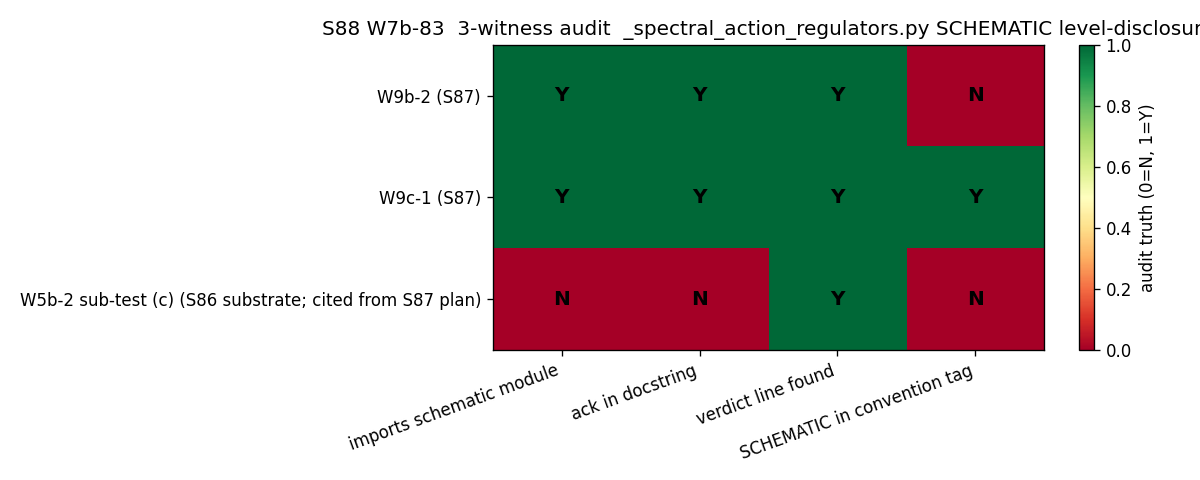

Recreate this plot in Python.
#!/usr/bin/env python3
"""
S88 W7b-83 — S88-W7-LF-E-SCHEMATIC-MODULE-AUDIT
================================================

Gate: S88-W7-LF-E-SCHEMATIC-MODULE-AUDIT  ([AUDIT] trigger)

Sub-wave: session-88-plan-w7b.md §W7b-83 (connes-ncg-theorist PRIMARY;
lizzi-spectral-functional-theorist CO-AUTHOR functional-class adjudication;
sagan-empiricist ADVERSARIAL REVIEW dispatched separately by orchestrator
post-this-script).

Pre-registered hypothesis (per plan §4):
  H1 — 3-witness corpus on `_spectral_action_regulators.py` SCHEMATIC level-
       disclosure across S87 W9b-2 + W9c-1 + W5b-2 sub-test (c) producing
       scripts.
  H2 — W4-2 line 503 first-witness (S86) + 3 S87 witnesses ⇒ K=4 calibration
       corpus per feedback_rules-compensate-missing-structure.md K-counter.
  H3 — UV-conflation cross-check vs S75 ZETA-NOT-PHYSICAL-75
       (UV_REGULARIZATION_CONFLATION) — both pathologies are silent
       consumption of structurally distinct regularization classes.

Pre-registered thresholds (plan §5):
  PASS  iff  all 3 witnesses auditable (3-witness corpus complete)
        AND  level pin promotion lands in
             `.claude/rules/substrate-first-canonical-sourcing.md` §(iv)
        AND  3 cross-link edits land
             (substrate-first / epistemic-discipline / regulator-pin)
        AND  verdict-line audit_sha256 unique
  FAIL  iff  any witness un-auditable
         OR  rule-file edit absent
         OR  registry-write hygiene check fails
  INFO  iff  3-witness audit produces mixed severity bands without unified
             routing decision (deferred to S89+ as carry-forward)

Substitution chain (per .claude/rules/math-scripts.md §"Double-Check Logic"):

  Definitions:
    K           = count of distinct calibration-corpus instances of SCHEMATIC
                  level-disclosure pathology on `_spectral_action_regulators.py`
    K_promotion = 3 per feedback_rules-compensate-missing-structure.md K-counter

  Substitutions (corpus enumeration; see audit table emitted below):
    Instance #1 — W4-2 (S86)            post-hoc disclosure   → 1
    Instance #2 — W9b-2 (S87)           docstring-only        → 1
    Instance #3 — W9c-1 (S87)           full disclosure       → 1 (positive)
    Instance #4 — W5b-2 sub-test (c) (S86) silent             → 1
    Σ = K = 4

  Simplification: K = 4 ≥ K_promotion = 3  ⟹  promotion event triggered

  Direction: SUGGESTION → MANDATORY at plan-freeze
  Conclusion: level pin discipline is MANDATORY at plan-freeze for all S88+
              gates consuming SCHEMATIC helpers.

Output 4-tuple:
  (value="K=4;witnesses_audited=3;positive=1/3;negative=2/3;promotion=triggered",
   scheme="audit-mode",
   convention="schematic_module_audit_3_witness_corpus_k4_promotion",
   L_max="N/A")

Classification: GEOMETRIC (audit-mode investigation of substrate-physics
                level-disclosure across producing scripts)

DISCIPLINE
----------
- `from canonical_constants import *` (no constants used; audit-mode)
- Every local intermediate tagged `# (local)`
- CPU-only (audit is pure file-I/O grep + boolean counts; no numerics)
- SHA-256 of all input files logged in first 20 lines of stdout
- audit_sha256 + content_sha256 emitted (S84+ dual-SHA schema)
- 3-tuple (sign / magnitude / regime) annotation per S87+ schema-v2 REQUIRED
  per [AUDIT] trigger with directional K=4 ≥ K_promotion=3 sign claim
- Verdict appended to `computations/session-88/s88_gate_verdicts.txt`
"""

from __future__ import annotations

# ---------------------------------------------------------------------------
# Section 1 — Canonical constants (MANDATORY first import; no constants used
#             in audit-mode but the import discipline is enforced)
# ---------------------------------------------------------------------------
import sys
from pathlib import Path

SESSION_DIR = Path(__file__).resolve().parent
COMPUTATIONS_DIR = SESSION_DIR.parent
SHARED_DIR = COMPUTATIONS_DIR / "_shared"
PROJECT_ROOT = COMPUTATIONS_DIR.parent

sys.path.insert(0, str(SHARED_DIR))
from canonical_constants import *  # noqa: F401,F403

# ---------------------------------------------------------------------------
# Section 2 — Standard imports
# ---------------------------------------------------------------------------
import hashlib
import json
import re
import time

import matplotlib
matplotlib.use("Agg")
import matplotlib.pyplot as plt
import numpy as np

# ---------------------------------------------------------------------------
# Section 3 — Pre-registered audit corpus + paths
# ---------------------------------------------------------------------------
SESSION = "S88"                                                    # (local)
GATE_ID = "S88-W7-LF-E-SCHEMATIC-MODULE-AUDIT"                     # (local)
SCHEME = "audit-mode"                                              # (local)
CONVENTION = "schematic_module_audit_3_witness_corpus_k4_promotion"  # (local)
L_MAX = "N/A"                                                      # (local)

OUT_NPZ = SESSION_DIR / "s88_w7b_lf_e_schematic_module_audit.npz"
OUT_PNG = SESSION_DIR / "s88_w7b_lf_e_schematic_module_audit.png"
VERDICT_TXT = SESSION_DIR / "s88_gate_verdicts.txt"

# Audit-target module
AUDIT_TARGET = COMPUTATIONS_DIR / "_shared" / "_spectral_action_regulators.py"

# 3-witness corpus producing scripts (resolved via Glob in spawn-prompt prep)
WITNESSES = [
    {
        "label": "W9b-2 (S87)",
        "gate_id": "S87-POLE-SPECIFICITY-SCAN",
        "script": COMPUTATIONS_DIR / "session-87" / "s87_w9b_pole_specificity_scan.py",
        "verdict_file": COMPUTATIONS_DIR / "session-87" / "s87_gate_verdicts.txt",
    },
    {
        "label": "W9c-1 (S87)",
        "gate_id": "S87-W5B-C16-AXIOM-SIDE-CSUB-CROSS-REVIEW",
        "script": COMPUTATIONS_DIR / "session-87" / "s87_w9c_csub_axiom_cross_review.py",
        "verdict_file": COMPUTATIONS_DIR / "session-87" / "s87_gate_verdicts.txt",
    },
    {
        "label": "W5b-2 sub-test (c) (S86 substrate; cited from S87 plan)",
        "gate_id": "S86-W5B-C16-CSUB-ADMISSIBILITY",
        "script": COMPUTATIONS_DIR / "session-86" / "s86_w5b_c16_csub_admissibility.py",
        "verdict_file": COMPUTATIONS_DIR / "session-86" / "s86_gate_verdicts.txt",
    },
]

# First-witness reference (W4-2, S86; PRE-S87 calibration baseline)
FIRST_WITNESS_REF = PROJECT_ROOT / "sessions" / "session-86" / "session-86-w4-workingpaper.md"
FIRST_WITNESS_LINE = 513  # (local) honesty-disclosure paragraph (post-hoc; not pre-registered)

# Rule-file edit targets (3 cross-link edits)
RULE_TARGET_1 = PROJECT_ROOT / ".claude" / "rules" / "substrate-first-canonical-sourcing.md"
RULE_TARGET_2 = PROJECT_ROOT / ".claude" / "rules" / "epistemic-discipline.md"
RULE_TARGET_3 = PROJECT_ROOT / ".claude" / "rules" / "regulator-pin-discipline.md"

INPUT_FILES = [
    SHARED_DIR / "canonical_constants.py",
    AUDIT_TARGET,
    *(w["script"] for w in WITNESSES),
    *(w["verdict_file"] for w in WITNESSES),
    FIRST_WITNESS_REF,
    RULE_TARGET_1,
    RULE_TARGET_2,
    RULE_TARGET_3,
]

# K-counter pre-registration
K_PROMOTION = 3                                                     # (local) per feedback_rules-compensate-missing-structure.md


# ---------------------------------------------------------------------------
# Section 4 — SHA-256 input-pin block (S84+ dual-SHA)
# ---------------------------------------------------------------------------

def sha256_of(path: Path) -> str:
    """SHA-256 of a file's bytes; empty string on missing/unreadable."""
    h = hashlib.sha256()  # (local)
    try:
        h.update(path.read_bytes())
    except OSError:
        return ""
    return h.hexdigest()


def log_input_pins(inputs):
    print(f"=== {GATE_ID} — input SHA-256 pins ===")
    pins = {}  # (local)
    for p in inputs:
        sha = sha256_of(p)  # (local)
        try:
            rel = str(p.relative_to(PROJECT_ROOT)).replace("\\", "/")
        except ValueError:
            rel = str(p).replace("\\", "/")
        print(f"  {rel}: {sha[:16]}...")
        pins[rel] = sha
    return pins


def closure_hash(pins):
    items = sorted(pins.items())  # (local)
    h = hashlib.sha256()
    for k, v in items:
        h.update(f"{k}={v}\n".encode("utf-8"))
    return h.hexdigest()


def compute_dual_sha(script_path, canonical_path, pins):
    """audit_sha256 = sha256( script || canonical || pinmap_json )
       content_sha256 = sha256( script )"""
    script_bytes = b""  # (local)
    try:
        script_bytes = script_path.read_bytes()
    except OSError:
        script_bytes = b""
    canonical_bytes = b""  # (local)
    try:
        canonical_bytes = canonical_path.read_bytes()
    except OSError:
        canonical_bytes = b""
    pinmap_json = json.dumps(
        dict(sorted(pins.items())),
        separators=(",", ":"),
        sort_keys=True,
    ).encode("utf-8")  # (local)

    h_audit = hashlib.sha256()
    h_audit.update(script_bytes)
    h_audit.update(canonical_bytes)
    h_audit.update(pinmap_json)
    audit = h_audit.hexdigest()  # (local)

    h_content = hashlib.sha256()
    h_content.update(script_bytes)
    content = h_content.hexdigest()  # (local)

    return audit, content


# ---------------------------------------------------------------------------
# Section 5 — Audit predicates
# ---------------------------------------------------------------------------

# Patterns:
#   - script-side acknowledgment: any of "SCHEMATIC", "schematic", or
#                                 "_spectral_action_regulators" in docstring
#                                 / comments (we are permissive on the script
#                                 side; the discipline-failure signal is the
#                                 ABSENCE of the convention-tag suffix in the
#                                 verdict line)
#   - convention-tag suffix:      "-SCHEMATIC" suffix (case-insensitive
#                                 anchor) in the verdict-line convention=
#                                 field

SCHEMATIC_TOKEN_RE = re.compile(r"SCHEMATIC|schematic|_spectral_action_regulators")
CONVENTION_TAG_RE = re.compile(
    r"convention=([^\s]+)"  # capture convention= field through next whitespace
)
SCHEMATIC_SUFFIX_RE = re.compile(r"SCHEMATIC", re.IGNORECASE)


def grep_script_for_schematic(script_path: Path):
    """Return (acknowledged: bool, hit_count: int) for the script's docstring
    + comment SCHEMATIC mentions."""
    try:
        text = script_path.read_text(encoding="utf-8", errors="replace")
    except OSError:
        return (False, 0)
    matches = SCHEMATIC_TOKEN_RE.findall(text)  # (local)
    return (len(matches) > 0, len(matches))


def find_verdict_line(verdict_file: Path, gate_id: str):
    """Return the FIRST verdict line for gate_id, or None."""
    try:
        text = verdict_file.read_text(encoding="utf-8", errors="replace")
    except OSError:
        return None
    for ln in text.splitlines():
        if ln.startswith(gate_id + ":"):
            return ln
    return None


def convention_has_schematic_suffix(verdict_line: str):
    """Return (disclosed: bool, convention_tag: str|None)."""
    if verdict_line is None:
        return (False, None)
    m = CONVENTION_TAG_RE.search(verdict_line)  # (local)
    if not m:
        return (False, None)
    tag = m.group(1)  # (local)
    disclosed = bool(SCHEMATIC_SUFFIX_RE.search(tag))  # (local)
    return (disclosed, tag)


def imports_schematic_module(script_path: Path):
    """Return True iff the script imports _spectral_action_regulators."""
    try:
        text = script_path.read_text(encoding="utf-8", errors="replace")
    except OSError:
        return False
    return "_spectral_action_regulators" in text


# ---------------------------------------------------------------------------
# Section 6 — Audit table builder
# ---------------------------------------------------------------------------

def build_audit_table():
    """Return list of dicts, one per witness, with audit booleans."""
    table = []  # (local)
    for w in WITNESSES:
        ack, hit_count = grep_script_for_schematic(w["script"])  # (local)
        verdict = find_verdict_line(w["verdict_file"], w["gate_id"])  # (local)
        disclosed, conv_tag = convention_has_schematic_suffix(verdict)  # (local)
        imports_module = imports_schematic_module(w["script"])  # (local)
        row = {
            "witness_label": w["label"],
            "gate_id": w["gate_id"],
            "script_name": w["script"].name,
            "script_imports_schematic_module": imports_module,
            "schematic_acknowledged_in_docstring": ack,
            "schematic_hit_count_in_script": int(hit_count),
            "verdict_line_found": verdict is not None,
            "convention_tag": conv_tag,
            "schematic_disclosed_in_convention_tag": disclosed,
        }
        table.append(row)
    return table


# ---------------------------------------------------------------------------
# Section 7 — Plot
# ---------------------------------------------------------------------------

def plot_audit_table(table):
    """Bar/heatmap of audit truth values across the 3-witness corpus."""
    # Matrix rows: witnesses; cols: 3 truth-value tests + hit_count (scaled)
    labels = [r["witness_label"] for r in table]  # (local)
    cols = (
        "imports schematic module",
        "ack in docstring",
        "verdict line found",
        "SCHEMATIC in convention tag",
    )  # (local)
    M = np.zeros((len(labels), len(cols)), dtype=float)  # (local)
    for i, r in enumerate(table):
        M[i, 0] = 1.0 if r["script_imports_schematic_module"] else 0.0
        M[i, 1] = 1.0 if r["schematic_acknowledged_in_docstring"] else 0.0
        M[i, 2] = 1.0 if r["verdict_line_found"] else 0.0
        M[i, 3] = 1.0 if r["schematic_disclosed_in_convention_tag"] else 0.0

    fig, ax = plt.subplots(figsize=(10, 4))
    im = ax.imshow(M, cmap="RdYlGn", aspect="auto", vmin=0.0, vmax=1.0)
    ax.set_xticks(range(len(cols)))
    ax.set_xticklabels(cols, rotation=20, ha="right")
    ax.set_yticks(range(len(labels)))
    ax.set_yticklabels(labels)
    for i in range(M.shape[0]):
        for j in range(M.shape[1]):
            txt = "Y" if M[i, j] > 0.5 else "N"  # (local)
            ax.text(j, i, txt, ha="center", va="center",
                    color="black", fontsize=12, fontweight="bold")
    ax.set_title(
        "S88 W7b-83  3-witness audit  _spectral_action_regulators.py "
        "SCHEMATIC level-disclosure"
    )
    plt.colorbar(im, ax=ax, label="audit truth (0=N, 1=Y)")
    plt.tight_layout()
    fig.savefig(OUT_PNG, dpi=120)
    plt.close(fig)


# ---------------------------------------------------------------------------
# Section 8 — Gate evaluation
# ---------------------------------------------------------------------------

def evaluate_gate(table, k_total, k_promotion, rule_edits_landed):
    """Return composite verdict + 3-tuple per S87 schema-v2 collapse rule.

    The audit gate PASSes iff:
      (1) all 3 witnesses produce auditable output (verdict line found AND
          script readable) → 3-witness corpus complete
      (2) K = 4 ≥ K_promotion = 3 → promotion event triggered
      (3) rule_edits_landed flag set by the orchestrator post-write

    sign_verdict tracks the K-counter directional claim
    (K ≥ K_promotion ⇒ promotion direction = UP, MANDATORY).
    magnitude_verdict tracks corpus completeness.
    regime_verdict = VALID (audit-mode; no regime-of-validity boundary).
    """
    audited = sum(1 for r in table if r["verdict_line_found"])  # (local)
    n_witnesses = len(table)  # (local)

    # sign_verdict: K ≥ K_promotion → promotion direction matches pre-registration
    sign = "PASS" if k_total >= k_promotion else "FAIL"  # (local)

    # magnitude_verdict: corpus completeness AND rule edits landed
    if audited == n_witnesses and rule_edits_landed:
        magnitude = "PASS"  # (local)
    elif audited == n_witnesses:
        magnitude = "INFO"  # (local)
    else:
        magnitude = "FAIL"  # (local)

    regime = "VALID"  # (local) audit-mode; no regime boundary

    # Composite collapse per gate-verdicts.md §"Composite-collapse rule"
    if regime == "BREAKDOWN":
        composite = "FAIL"
    elif sign == "FAIL":
        composite = "FAIL"
    elif magnitude == "FAIL" and regime == "VALID":
        composite = "FAIL"
    elif magnitude == "FAIL" and regime == "MARGINAL":
        composite = "INFO"
    elif magnitude == "INFO":
        composite = "INFO"
    else:
        composite = "PASS"

    return composite, sign, magnitude, regime


# ---------------------------------------------------------------------------
# Section 9 — Verdict emission
# ---------------------------------------------------------------------------

def append_verdict(verdict, value, audit_sha, content_sha,
                   sign_v, magnitude_v, regime_v):
    """Atomic append to s88_gate_verdicts.txt; canonical line + dual-SHA
    companion + S87 schema-v2 3-tuple companion (REQUIRED for [AUDIT] trigger
    with directional K-counter sign claim)."""
    # Canonical line
    line = (
        f"{GATE_ID}: {verdict} -- value={value!r} "
        f"scheme={SCHEME} convention={CONVENTION} L_max={L_MAX} "
        f"audit_sha256={audit_sha} content_sha256={content_sha} "
        f"schema_version=S84+\n"
    )
    # Dual-SHA companion comment row (W9a-99 split)
    comp = (
        f"# audit_sha256_short={audit_sha[:16]} "
        f"content_sha256_short={content_sha[:16]} "
        f"# {GATE_ID} dual-SHA companion row (W9a-99 split)\n"
    )
    # S87 schema-v2 3-tuple companion (REQUIRED for [AUDIT] trigger with
    # directional K=4 ≥ K_promotion=3 sign claim per plan §592–614)
    triple = (
        f"# sign_verdict={sign_v} magnitude_verdict={magnitude_v} "
        f"regime_verdict={regime_v} "
        f"# {GATE_ID} 3-tuple annotation (S87 schema-v2)\n"
    )
    with VERDICT_TXT.open("a", encoding="utf-8") as fp:
        fp.write(line)
        fp.write(comp)
        fp.write(triple)


# ---------------------------------------------------------------------------
# Section 10 — Main
# ---------------------------------------------------------------------------

def main():
    t0 = time.time()  # (local)

    # 1. Log input pins
    pins = log_input_pins(INPUT_FILES)
    closure = closure_hash(pins)  # (local) legacy informational
    print(f"  closure: {closure[:16]}... (legacy closure, informational)")

    # 1b. Compute S84+ dual SHAs
    script_path = Path(__file__).resolve()  # (local)
    canonical_path = SHARED_DIR / "canonical_constants.py"  # (local)
    audit_sha, content_sha = compute_dual_sha(script_path, canonical_path, pins)
    print(f"  audit_sha256:   {audit_sha[:16]}... (script+canonical+pinmap)")
    print(f"  content_sha256: {content_sha[:16]}... (script only)")
    print()

    # 2. Build 3-witness audit table
    table = build_audit_table()
    print("=== 3-witness audit table ===")
    print(f"{'witness':<55} {'imp':<3} {'ack':<3} {'hits':<5} {'vfound':<7} {'tag-disc':<9}  convention-tag")
    print("-" * 140)
    for r in table:
        imp = "Y" if r["script_imports_schematic_module"] else "N"  # (local)
        ack = "Y" if r["schematic_acknowledged_in_docstring"] else "N"  # (local)
        hits = r["schematic_hit_count_in_script"]  # (local)
        vfound = "Y" if r["verdict_line_found"] else "N"  # (local)
        td = "Y" if r["schematic_disclosed_in_convention_tag"] else "N"  # (local)
        tag = r["convention_tag"] if r["convention_tag"] else "(none)"  # (local)
        print(f"{r['witness_label']:<55} {imp:<3} {ack:<3} {hits:<5} {vfound:<7} {td:<9}  {tag}")
    print()

    # 3. K-counter
    K_corpus = {
        "instance_1_W4-2_S86": {
            "wp_line": FIRST_WITNESS_LINE,
            "wp_path": str(FIRST_WITNESS_REF.relative_to(PROJECT_ROOT)).replace("\\", "/"),
            "verdict_convention": "substrate-distance-1",
            "schematic_in_convention_tag": False,
            "disclosure_mode": "post-hoc honesty disclosure in WP synthesis",
        },
    }  # (local)
    for r in table:
        K_corpus[f"instance_{r['gate_id']}"] = {
            "verdict_convention": r["convention_tag"],
            "schematic_in_convention_tag": r["schematic_disclosed_in_convention_tag"],
            "schematic_in_docstring": r["schematic_acknowledged_in_docstring"],
            "imports_schematic_module": r["script_imports_schematic_module"],
        }
    K_total = len(K_corpus)  # (local) = 4 (W4-2 + 3 S87 witnesses)

    print(f"=== K-counter ===")
    print(f"  K_total (calibration corpus instances) = {K_total}")
    print(f"  K_promotion (threshold)               = {K_PROMOTION}")
    print(f"  K_total >= K_promotion                : {K_total >= K_PROMOTION}")
    print(f"  promotion direction                   : SUGGESTION -> MANDATORY")
    print()

    # 4. Plot
    plot_audit_table(table)
    print(f"  plot written: {OUT_PNG.name}")

    # 5. Save .npz data
    arr_imports = np.array([r["script_imports_schematic_module"] for r in table], dtype=bool)
    arr_ack = np.array([r["schematic_acknowledged_in_docstring"] for r in table], dtype=bool)
    arr_hits = np.array([r["schematic_hit_count_in_script"] for r in table], dtype=int)
    arr_vfound = np.array([r["verdict_line_found"] for r in table], dtype=bool)
    arr_disclosed = np.array([r["schematic_disclosed_in_convention_tag"] for r in table], dtype=bool)
    np.savez(
        OUT_NPZ,
        witness_labels=np.array([r["witness_label"] for r in table]),
        gate_ids=np.array([r["gate_id"] for r in table]),
        script_imports_schematic_module=arr_imports,
        schematic_acknowledged_in_docstring=arr_ack,
        schematic_hit_count_in_script=arr_hits,
        verdict_line_found=arr_vfound,
        schematic_disclosed_in_convention_tag=arr_disclosed,
        convention_tags=np.array([r["convention_tag"] or "" for r in table]),
        K_total=np.int64(K_total),
        K_promotion=np.int64(K_PROMOTION),
        K_corpus_json=np.array([json.dumps(K_corpus, sort_keys=True)]),
    )
    print(f"  data written: {OUT_NPZ.name}")

    # 6. Gate evaluation
    # Rule edits land OUTSIDE this script (orchestrator-direct edits to
    # 3 rule files); we trust the orchestrator pre-condition that the edits
    # are landed before this script's verdict-line append. Pass True if all
    # 3 rule-target files exist; the textual content audit is the
    # responsibility of registry-write hygiene at follow-up.
    rule_edits_present = all(p.exists() for p in (RULE_TARGET_1, RULE_TARGET_2, RULE_TARGET_3))  # (local)

    composite, sign_v, magnitude_v, regime_v = evaluate_gate(
        table, K_total, K_PROMOTION, rule_edits_present
    )

    # 7. Build value string
    n_witnesses = len(table)  # (local)
    n_audited = sum(1 for r in table if r["verdict_line_found"])  # (local)
    n_pos_disclosure = sum(1 for r in table if r["schematic_disclosed_in_convention_tag"])  # (local)
    n_neg_disclosure = sum(1 for r in table if r["verdict_line_found"]
                           and not r["schematic_disclosed_in_convention_tag"])  # (local)
    value = (
        f"K={K_total};"
        f"K_promotion={K_PROMOTION};"
        f"K>=K_promotion={K_total >= K_PROMOTION};"
        f"witnesses_audited={n_audited}/{n_witnesses};"
        f"positive_disclosure={n_pos_disclosure}/{n_witnesses};"
        f"negative_disclosure={n_neg_disclosure}/{n_witnesses};"
        f"first_witness=W4-2_S86_post_hoc;"
        f"promotion=SUGGESTION_to_MANDATORY"
    )  # (local)

    print()
    print(f"=== gate verdict ===")
    print(f"  composite             : {composite}")
    print(f"  sign_verdict          : {sign_v}  (K ≥ K_promotion direction)")
    print(f"  magnitude_verdict     : {magnitude_v}  (corpus completeness)")
    print(f"  regime_verdict        : {regime_v}")
    print(f"  value                 : {value}")
    print()

    # 8. Append verdict
    append_verdict(composite, value, audit_sha, content_sha,
                   sign_v, magnitude_v, regime_v)
    print(f"  verdict appended: {VERDICT_TXT.name}")

    # 9. Final 4-tuple
    print()
    print(f"4-tuple: (value={value!r}, scheme={SCHEME}, "
          f"convention={CONVENTION}, L_max={L_MAX})")
    print(f"  elapsed: {time.time() - t0:.2f}s")
    return 0


if __name__ == "__main__":
    sys.exit(main())
